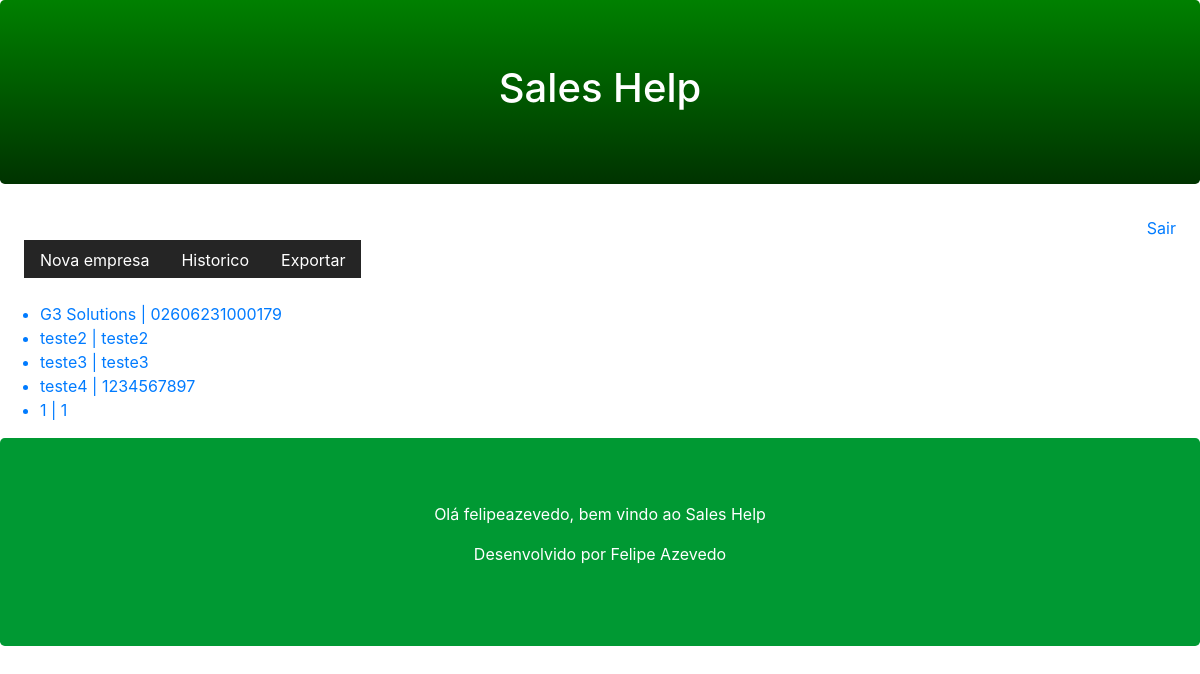
The page /list (signed in) on the database its author committed.
### core/models.py (models this page shows, shortened)
class Empresa(models.Model):
    status = models.CharField('status', max_length=100, default='')
    cnpj = models.CharField('cnpj', max_length=100, default='')
    tipo = models.CharField('tipo', max_length=100, default='')
    abertura = models.CharField('abertura', max_length=100, default='')
    nome = models.CharField('nome', max_length=100, default='')
    fantasia = models.CharField('fantasia', max_length=100, default='')
    natureza_juridica = models.CharField('natureza_juridica', max_length=100, default='')
    cep = models.CharField('cep', max_length=100, default='')
    municipio = models.CharField('municipio', max_length=100, default='')
    uf = models.CharField('uf', max_length=100, default='')
    email = models.CharField('email', max_length=100, default='')
    telefone = models.CharField('telefone', max_length=100, default='')
    situacao = models.CharField('situacao', max_length=100, default='')
    data_situacao = models.CharField('data_situacao', max_length=100, default='')

### core/views.py (the view)
# urls.py: path('list', list_empresas, name='list_empresas'),
@login_required(login_url='/login/')
def list_empresas(request):
    empresas = Empresa.objects.all()
    return render(request, 'empresas.html', {'empresas': empresas})

### core/templates/empresas.html (shortened to what this page needs)
{% extends "model-page.html" %}
{% block content %}
<body>
    <ul>
        {% for empresa in empresas %}
            <a href="{% url 'update_empresa' empresa.id %}">
                <li> {{ empresa.fantasia }} | {{empresa.cnpj}} </li>
            </a>
        {% endfor %}
    </ul>
</body>
</html>
{% endblock %}

### core/templates/model-page.html (shortened to what this page needs)
<!DOCTYPE html>
<html>
    <head>
        {% include "model-header.html" %}
    </head>
    <body>
        {% block content %}{% endblock %}
        {% include "model-footer.html" %}
    </body>
</html>

### core/templates/model-header.html (shortened to what this page needs)
<link rel="stylesheet" href="https://maxcdn.bootstrapcdn.com/bootstrap/4.1.3/css/bootstrap.min.css">
<div class="jumbotron header text-center">
    <h1 class="text-center" href="{% url 'list_empresas' %}">Sales Help</h1>
    </div>
<div class="text-right mr-4">
    <a href="{% url 'logout' %}">Sair</a>
</div>
<div id="menu">
    <ul class="nav ml-4">
        <li class="nav-item">
            <a class="nav-link" href="{% url 'create_empresa' %}">Nova empresa</a>
        </li>
        <li class="nav-item">
            <a class="nav-link" href="list">Historico</a>
        </li>
        <li class="nav-item">
            <a class="nav-link" href="export_excel">Exportar</a>
        </li>
    </ul>
</div>
<br>

### core/templates/model-footer.html
<div class="jumbotron footer text-center" style="margin-bottom:0;
                                                 background-color: #009933;
                                                 color: white">
    <p>Olá {{request.user}}, bem vindo ao Sales Help</p>
    <p>Desenvolvido por Felipe Azevedo</p>
</div>

### core/templates/model-header.html (style rules this page uses)
#menu a { color: #FFF; background-color: #252525; text-decoration: none; border-bottom: transparent solid 1px; padding-bottom: 5px; }
.jumbotron.header { background-color: green; color: white; background-image: linear-gradient(green, #003300); }

### rows shown on the page
Empresa: fantasia "G3 Solutions", cnpj "02606231000179"
Empresa: fantasia "teste2", cnpj "teste2"
Empresa: fantasia "teste3", cnpj "teste3"
Empresa: fantasia "teste4", cnpj "1234567897"
Empresa: fantasia "1", cnpj "1"

### other values the page prints
{{ request.user }} "felipeazevedo"
